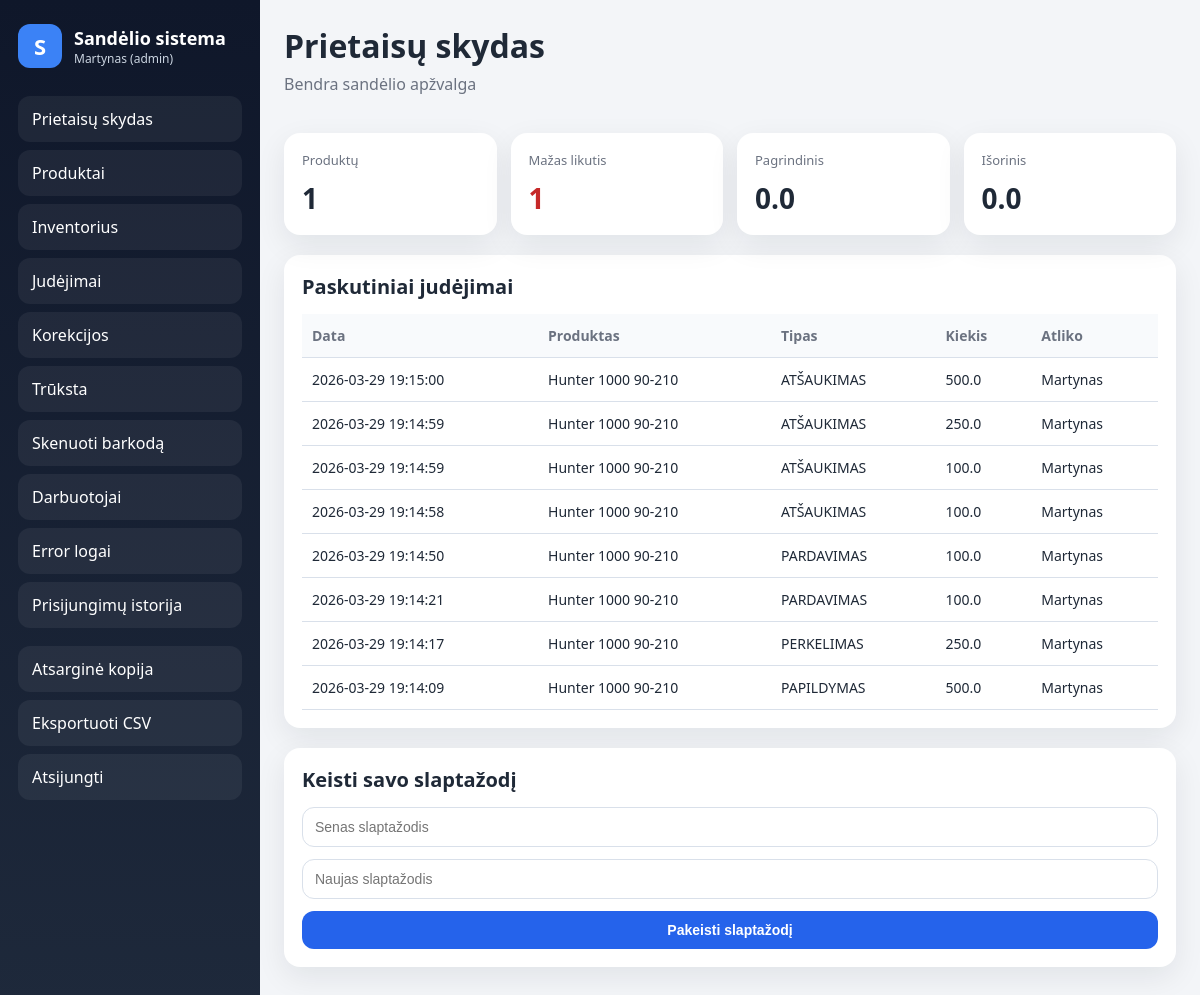
The page /dashboard (signed in) on the database its author committed.
### tables this page shows
CREATE TABLE vartotojai (
        id INTEGER PRIMARY KEY AUTOINCREMENT,
        username TEXT UNIQUE NOT NULL,
        password_hash TEXT NOT NULL,
        role TEXT NOT NULL CHECK(role IN ('admin', 'darbuotojas')),
        active INTEGER NOT NULL DEFAULT 1,
        must_change_password INTEGER NOT NULL DEFAULT 0,
        created_at TEXT NOT NULL
    );

CREATE TABLE judejimai (
        id INTEGER PRIMARY KEY AUTOINCREMENT,
        produkto_id INTEGER NOT NULL,
        tipas TEXT NOT NULL,
        is_kur TEXT,
        i_kur TEXT,
        kiekis REAL NOT NULL,
        data TEXT NOT NULL,
        pastaba TEXT,
        atsauktas INTEGER NOT NULL DEFAULT 0,
        atsauke_judejima_id INTEGER,
        user_id INTEGER
    );

CREATE TABLE produktai (
        id INTEGER PRIMARY KEY AUTOINCREMENT,
        pavadinimas TEXT NOT NULL,
        barkodas TEXT UNIQUE,
        matas TEXT NOT NULL,
        min_kiekis REAL NOT NULL DEFAULT 0
    );

### app.py (the view)
@app.route("/dashboard")
@login_required
def dashboard():
    inventorius = gauti_inventoriu()
    judejimai = gauti_judejimus(10)
    produktu_kiekis = len(inventorius)
    mazai_likucio = sum(1 for p in inventorius if p["pagrindinis"] <= p["min_kiekis"])
    bendras_pagr = sum(p["pagrindinis"] for p in inventorius)
    bendras_isor = sum(p["isorinis"] for p in inventorius)
    return render_template(
        "dashboard.html",
        produktu_kiekis=produktu_kiekis,
        mazai_likucio=mazai_likucio,
        bendras_pagr=round(bendras_pagr, 2),
        bendras_isor=round(bendras_isor, 2),
        judejimai=judejimai,
        message=request.args.get("message", "")
    )

### app.py (called while the page is built)
def gauti_conn():
    conn = sqlite3.connect(DB)
    conn.row_factory = sqlite3.Row
    return conn

def get_setting(key, default=""):
    conn = gauti_conn()
    c = conn.cursor()
    c.execute("SELECT value FROM settings WHERE key = ?", (key,))
    row = c.fetchone()
    conn.close()
    return row["value"] if row else default

def system_locked():
    return get_setting("system_locked", "0") == "1"

def login_required(f):
    @wraps(f)
    def wrapper(*args, **kwargs):
        if not session.get("user_id"):
            return redirect(url_for("login"))
        last_activity = session.get("last_activity")
        if last_activity:
            last_dt = datetime.fromisoformat(last_activity)
            if datetime.now() - last_dt > timedelta(minutes=INACTIVITY_MINUTES):
                session.clear()
                return redirect(url_for("login", message="Sesija baigėsi dėl neaktyvumo."))
        session["last_activity"] = datetime.now().isoformat()
        return f(*args, **kwargs)
    return wrapper

def gauti_kieki(produkto_id, vieta):
    conn = gauti_conn()
    c = conn.cursor()
    c.execute("SELECT kiekis FROM likutis WHERE produkto_id = ? AND vieta = ?", (produkto_id, vieta))
    row = c.fetchone()
    conn.close()
    return float(row["kiekis"]) if row else 0.0

def gauti_produktus(paieska=""):
    conn = gauti_conn()
    c = conn.cursor()
    if paieska.strip():
        q = f"%{paieska.strip()}%"
        c.execute("""
        SELECT * FROM produktai
        WHERE pavadinimas LIKE ? OR barkodas LIKE ?
        ORDER BY pavadinimas
        """, (q, q))
    else:
        c.execute("SELECT * FROM produktai ORDER BY pavadinimas")
    rows = c.fetchall()
    conn.close()
    return rows

def gauti_inventoriu(paieska=""):
    produktai = gauti_produktus(paieska)
    result = []
    for p in produktai:
        result.append({
            "id": p["id"],
            "pavadinimas": p["pavadinimas"],
            "barkodas": p["barkodas"] or "",
            "matas": p["matas"],
            "min_kiekis": p["min_kiekis"],
            "pagrindinis": gauti_kieki(p["id"], PAGRINDINIS),
            "isorinis": gauti_kieki(p["id"], ISORINIS),
        })
    return result

### templates/dashboard.html (shortened to what this page needs)
{% extends "base.html" %}
{% block content %}
<div class="topbar">
    <div>
        <h1>Prietaisų skydas</h1>
        <p class="muted">Bendra sandėlio apžvalga</p>
    </div>
</div>
<div class="stats-grid">
    <div class="stat-card"><div class="stat-label">Produktų</div><div class="stat-value">{{ produktu_kiekis }}</div></div>
    <div class="stat-card"><div class="stat-label">Mažas likutis</div><div class="stat-value danger">{{ mazai_likucio }}</div></div>
    <div class="stat-card"><div class="stat-label">Pagrindinis</div><div class="stat-value">{{ bendras_pagr }}</div></div>
    <div class="stat-card"><div class="stat-label">Išorinis</div><div class="stat-value">{{ bendras_isor }}</div></div>
</div>
<section class="card">
    <div class="card-header"><h2>Paskutiniai judėjimai</h2></div>
    <div class="table-wrap">
        <table>
            <thead><tr><th>Data</th><th>Produktas</th><th>Tipas</th><th>Kiekis</th><th>Atliko</th></tr></thead>
            <tbody>
            {% for j in judejimai %}
            <tr>
                <td>{{ j["data"] }}</td>
                <td>{{ j["pavadinimas"] }}</td>
                <td>{{ j["tipas"] }}</td>
                <td>{{ j["kiekis"] }}</td>
                <td>{{ j["atliko_vartotojas"] or "-" }}</td>
            </tr>
            {% endfor %}
            </tbody>
        </table>
    </div>
</section>
<section class="card">
    <div class="card-header"><h2>Keisti savo slaptažodį</h2></div>
    <form method="post" action="{{ url_for('keisti_slaptazodi') }}" class="stack-form">
        <input type="password" name="senas" placeholder="Senas slaptažodis" required>
        <input type="password" name="naujas" placeholder="Naujas slaptažodis" required>
        <button type="submit">Pakeisti slaptažodį</button>
    </form>
</section>
{% endblock %}

### templates/base.html (shortened to what this page needs)
<!doctype html>
<html lang="lt">
<head>
    <link rel="stylesheet" href="{{ url_for('static', filename='style.css') }}">
</head>
<body>
<div class="layout">
    <aside class="sidebar">
        <div class="brand">
            <div class="brand-logo">S</div>
            <div>
                <div class="brand-title">Sandėlio sistema</div>
                <div class="brand-subtitle">{{ session.get('username', '') }} ({{ session.get('role', '') }})</div>
            </div>
        </div>
        <nav class="menu">
            <a class="menu-item" href="{{ url_for('dashboard') }}">Prietaisų skydas</a>
            {% if session.get('role') == 'admin' %}
            <a class="menu-item" href="{{ url_for('produktai') }}">Produktai</a>
            {% endif %}
            <a class="menu-item" href="{{ url_for('inventorius') }}">Inventorius</a>
            <a class="menu-item" href="{{ url_for('judejimai') }}">Judėjimai</a>
            <a class="menu-item" href="{{ url_for('korekcijos') }}">Korekcijos</a>
            <a class="menu-item" href="{{ url_for('truksta') }}">Trūksta</a>
            <a class="menu-item" href="{{ url_for('scanner') }}">Skenuoti barkodą</a>
            {% if session.get('role') == 'admin' %}
            <a class="menu-item" href="{{ url_for('vartotojai') }}">Darbuotojai</a>
            <a class="menu-item" href="{{ url_for('error_logai') }}">Error logai</a>
            <a class="menu-item" href="{{ url_for('prisijungimu_istorija') }}">Prisijungimų istorija</a>
            {% endif %}
        </nav>
        <div class="sidebar-actions">
            {% if session.get('role') == 'admin' %}
            <a class="menu-item" href="{{ url_for('atsargine_kopija') }}">Atsarginė kopija</a>
            <a class="menu-item" href="{{ url_for('eksportuoti_produktus') }}">Eksportuoti CSV</a>
            {% endif %}
            <a class="menu-item" href="{{ url_for('logout') }}">Atsijungti</a>
        </div>
    </aside>
    <main class="content">
        {% block content %}{% endblock %}
    </main>
</div>
</body>
</html>

### static/style.css (style rules this page uses)
:root { --bg: #f3f5f8; --panel: #ffffff; --line: #d9e0ea; --text: #1f2937; --muted: #6b7280; --primary: #2563eb; --primary-hover: #1d4ed8; --danger: #c62828; --shadow: 0 10px 30px rgba(15, 23, 42, 0.08); --radius: 16px; }
* { box-sizing: border-box; }
html, body { margin: 0; padding: 0; background: var(--bg); color: var(--text); font-family: "Segoe UI", Arial, sans-serif; }
.layout { min-height: 100vh; display: grid; grid-template-columns: 260px 1fr; }
.sidebar { background: linear-gradient(180deg, #0f172a, #1e293b); color: white; padding: 24px 18px; }
.brand { display: flex; align-items: center; gap: 12px; margin-bottom: 28px; }
.brand-logo { width: 44px; height: 44px; border-radius: 12px; background: #3b82f6; display: grid; place-items: center; font-weight: 700; font-size: 22px; }
.brand-title { font-size: 18px; font-weight: 700; }
.brand-subtitle { font-size: 12px; color: #cbd5e1; }
.menu, .sidebar-actions { display: flex; flex-direction: column; gap: 8px; }
.sidebar-actions { margin-top: 18px; }
.menu-item { text-decoration: none; color: white; padding: 12px 14px; border-radius: 12px; background: rgba(255,255,255,0.06); }
.content { padding: 24px; }
.topbar { display: flex; align-items: flex-start; justify-content: space-between; gap: 18px; margin-bottom: 22px; flex-wrap: wrap; }
.topbar h1 { margin: 0; font-size: 32px; }
.muted { color: var(--muted); margin-top: 6px; }
.stats-grid { display: grid; grid-template-columns: repeat(4, minmax(180px, 1fr)); gap: 14px; margin-bottom: 20px; }
.stat-card { background: var(--panel); border-radius: var(--radius); padding: 18px; box-shadow: var(--shadow); }
.stat-label { color: var(--muted); font-size: 13px; margin-bottom: 10px; }
.stat-value { font-size: 28px; font-weight: 700; }
.card { background: var(--panel); border-radius: var(--radius); box-shadow: var(--shadow); padding: 18px; margin-bottom: 20px; }
.card-header { display: flex; align-items: center; justify-content: space-between; gap: 12px; margin-bottom: 14px; }
.card-header h2 { margin: 0; font-size: 20px; }
.table-wrap { overflow-x: auto; }
table { width: 100%; border-collapse: collapse; }
th, td { text-align: left; vertical-align: top; border-bottom: 1px solid var(--line); padding: 12px 10px; font-size: 14px; }
th { color: var(--muted); font-weight: 600; background: #f8fafc; }
.stack-form { display: grid; gap: 12px; }
input, select, button { width: 100%; border: 1px solid var(--line); border-radius: 12px; padding: 11px 12px; font-size: 14px; background: white; }
button { cursor: pointer; background: var(--primary); color: white; border: none; font-weight: 600; transition: 0.15s ease; }
.danger { color: var(--danger); font-weight: 700; }

### rows shown on the page
vartotojai: get "Martynas", get "admin"
judejimai: data "2026-03-29 19:15:00", pavadinimas "Hunter 1000 90-210", tipas "ATŠAUKIMAS", kiekis "500.0", username "Martynas"
judejimai: data "2026-03-29 19:14:59", pavadinimas "Hunter 1000 90-210", tipas "ATŠAUKIMAS", kiekis "250.0", username "Martynas"
judejimai: data "2026-03-29 19:14:59", pavadinimas "Hunter 1000 90-210", tipas "ATŠAUKIMAS", kiekis "100.0", username "Martynas"
judejimai: data "2026-03-29 19:14:58", pavadinimas "Hunter 1000 90-210", tipas "ATŠAUKIMAS", kiekis "100.0", username "Martynas"
judejimai: data "2026-03-29 19:14:50", pavadinimas "Hunter 1000 90-210", tipas "PARDAVIMAS", kiekis "100.0", username "Martynas"
judejimai: data "2026-03-29 19:14:21", pavadinimas "Hunter 1000 90-210", tipas "PARDAVIMAS", kiekis "100.0", username "Martynas"
judejimai: data "2026-03-29 19:14:17", pavadinimas "Hunter 1000 90-210", tipas "PERKELIMAS", kiekis "250.0", username "Martynas"
judejimai: data "2026-03-29 19:14:09", pavadinimas "Hunter 1000 90-210", tipas "PAPILDYMAS", kiekis "500.0", username "Martynas"

### other values the page prints
{{ produktu_kiekis }} "1"
{{ mazai_likucio }} "1"
{{ bendras_pagr }} "0.0"
{{ bendras_isor }} "0.0"
